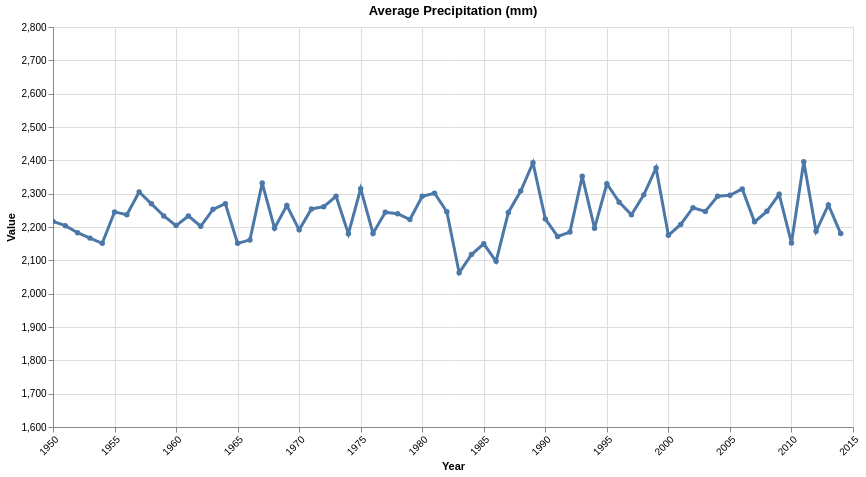

The notebook cell this image was saved under:
### Code cell
import pandas as pd
import altair as alt

# Enable consistent theme
alt.themes.enable('vox')

# Load and reshape data
df = pd.read_excel("cmip6-x0.25_timeseries_pr,tas_timeseries_annual_1950-2014_median_historical_ensemble_all_mean.xlsx")
df = df.drop(columns=['code']).rename(columns={'name': 'Country'})

# Melt into long format
df_long = df.melt(
    id_vars=['Country'],
    var_name='Year',
    value_name='Value'
).dropna(subset=['Value'])

# Extract year and convert types
df_long['Year'] = df_long['Year'].str.extract(r'(\d{4})').astype(int)
df_long['Value'] = pd.to_numeric(df_long['Value'], errors='coerce')

# Country selection
countries = df_long['Country'].unique().tolist()
country_sel = alt.selection_point(
    name='CountrySel',
    fields=['Country'],
    bind=alt.binding_radio(options=countries, name='Country: '),
    value=[{'Country': countries[0]}],
    empty='none'
)

# Base encoding
base = alt.Chart(df_long).encode(
    x=alt.X('Year:Q', title='Year', axis=alt.Axis(format='d', tickCount=10, labelAngle=-45)),
    y=alt.Y(
        'Value:Q',
        title='Value',
        scale=alt.Scale(domain=[1600, 2800])  
    ),
    tooltip=[
        alt.Tooltip('Country:N', title='Country'),
        alt.Tooltip('Year:Q', title='Year', format='d'),
        alt.Tooltip('Value:Q', title='Precipitation (mm)', format='.2f')
    ]
)

# Transparent background to fix Y-domain
background = base.mark_line(opacity=0)

# Foreground for selected country
foreground = base.mark_line(point=True, strokeWidth=3) \
                 .transform_filter(country_sel)

# Combine and render
chart = (
    alt.layer(background, foreground)
       .add_params(country_sel)
       .properties(
           width=800,
           height=400,
           title='Average Precipitation (mm)'
       )
       .interactive()
)

chart

### Figure 1 — Vega-Lite specification as saved in the notebook (floating-point values rounded to 4 significant figures; data arrays with more than 128 entries replaced by an {"elided": "..."} marker saying what was removed)
{"usermeta": {"embedOptions": {"theme": "vox"}}, "config": {"view": {"continuousWidth": 300, "continuousHeight": 300}}, "layer": [{"mark": {"type": "line", "opacity": 0}, "encoding": {"tooltip": [{"field": "Country", "title": "Country", "type": "nominal"}, {"field": "Year", "format": "d", "title": "Year", "type": "quantitative"}, {"field": "Value", "format": ".2f", "title": "Precipitation (mm)", "type": "quantitative"}], "x": {"axis": {"format": "d", "labelAngle": -45, "tickCount": 10}, "field": "Year", "title": "Year", "type": "quantitative"}, "y": {"field": "Value", "scale": {"domain": [1600, 2800]}, "title": "Value", "type": "quantitative"}}, "name": "view_10"}, {"mark": {"type": "line", "point": true, "strokeWidth": 3}, "encoding": {"tooltip": [{"field": "Country", "title": "Country", "type": "nominal"}, {"field": "Year", "format": "d", "title": "Year", "type": "quantitative"}, {"field": "Value", "format": ".2f", "title": "Precipitation (mm)", "type": "quantitative"}], "x": {"axis": {"format": "d", "labelAngle": -45, "tickCount": 10}, "field": "Year", "title": "Year", "type": "quantitative"}, "y": {"field": "Value", "scale": {"domain": [1600, 2800]}, "title": "Value", "type": "quantitative"}}, "transform": [{"filter": {"param": "CountrySel", "empty": false}}]}], "data": {"name": "data-1163155081050b83cc12221618c4e1e3"}, "height": 400, "params": [{"name": "CountrySel", "select": {"type": "point", "fields": ["Country"]}, "bind": {"input": "radio", "options": ["Bangladesh", "Maldives", "Philippines"], "name": "Country: "}, "value": [{"Country": "Bangladesh"}], "views": ["view_10"]}, {"name": "param_6", "select": {"type": "interval", "encodings": ["x", "y"]}, "bind": "scales", "views": ["view_10"]}], "title": "Average Precipitation (mm)", "width": 800, "$schema": "https://vega.github.io/schema/vega-lite/v5.8.0.json", "datasets": {"data-1163155081050b83cc12221618c4e1e3": {"elided": "195 records"}}}
